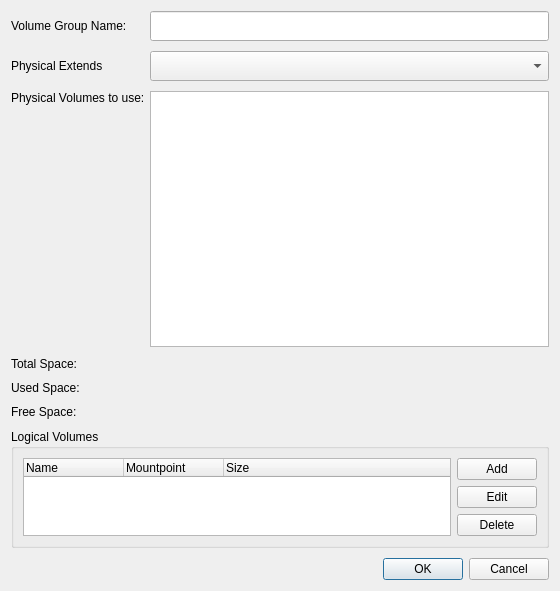
<?xml version="1.0" encoding="UTF-8"?>
<ui version="4.0">
 <class>VolumeGroupWidget</class>
 <widget class="QWidget" name="VolumeGroupWidget">
  <property name="geometry">
   <rect>
    <x>0</x>
    <y>0</y>
    <width>560</width>
    <height>591</height>
   </rect>
  </property>
  <property name="windowTitle">
   <string/>
  </property>
  <layout class="QGridLayout" name="gridLayout">
   <property name="horizontalSpacing">
    <number>5</number>
   </property>
   <property name="verticalSpacing">
    <number>10</number>
   </property>
   <item row="0" column="0">
    <widget class="QLabel" name="label">
     <property name="text">
      <string>Volume Group Name:</string>
     </property>
    </widget>
   </item>
   <item row="0" column="1" colspan="2">
    <widget class="QLineEdit" name="name">
     <property name="minimumSize">
      <size>
       <width>0</width>
       <height>30</height>
      </size>
     </property>
    </widget>
   </item>
   <item row="1" column="0">
    <widget class="QLabel" name="label_2">
     <property name="text">
      <string>Physical Extends</string>
     </property>
    </widget>
   </item>
   <item row="1" column="1" colspan="2">
    <widget class="QComboBox" name="physicalExtends">
     <property name="minimumSize">
      <size>
       <width>107</width>
       <height>30</height>
      </size>
     </property>
    </widget>
   </item>
   <item row="2" column="0">
    <widget class="QLabel" name="label_3">
     <property name="text">
      <string>Physical Volumes to use:</string>
     </property>
    </widget>
   </item>
   <item row="2" column="1" rowspan="2" colspan="2">
    <widget class="QListWidget" name="physicals">
     <property name="styleSheet">
      <string notr="true"/>
     </property>
    </widget>
   </item>
   <item row="3" column="0">
    <spacer name="verticalSpacer">
     <property name="orientation">
      <enum>Qt::Vertical</enum>
     </property>
     <property name="sizeHint" stdset="0">
      <size>
       <width>78</width>
       <height>98</height>
      </size>
     </property>
    </spacer>
   </item>
   <item row="4" column="0">
    <widget class="QLabel" name="label_6">
     <property name="text">
      <string>Total Space:</string>
     </property>
    </widget>
   </item>
   <item row="6" column="0">
    <widget class="QLabel" name="label_5">
     <property name="text">
      <string>Free Space:</string>
     </property>
    </widget>
   </item>
   <item row="8" column="0" colspan="3">
    <widget class="QGroupBox" name="groupBox">
     <property name="title">
      <string>Logical Volumes</string>
     </property>
     <layout class="QGridLayout" name="gridLayout_2">
      <item row="0" column="0" rowspan="3">
       <widget class="QTreeWidget" name="logicalVolumesTree">
        <property name="allColumnsShowFocus">
         <bool>false</bool>
        </property>
        <column>
         <property name="text">
          <string notr="true">Name</string>
         </property>
        </column>
        <column>
         <property name="text">
          <string>Mountpoint</string>
         </property>
        </column>
        <column>
         <property name="text">
          <string>Size</string>
         </property>
        </column>
       </widget>
      </item>
      <item row="0" column="1">
       <widget class="QPushButton" name="addButton">
        <property name="text">
         <string>Add</string>
        </property>
        <property name="icon">
         <iconset resource="../../data.qrc">
          <normaloff>:/gui/pics/list-add.png</normaloff>:/gui/pics/list-add.png</iconset>
        </property>
       </widget>
      </item>
      <item row="1" column="1">
       <widget class="QPushButton" name="editButton">
        <property name="text">
         <string>Edit</string>
        </property>
        <property name="icon">
         <iconset resource="../../data.qrc">
          <normaloff>:/gui/pics/document-edit.png</normaloff>:/gui/pics/document-edit.png</iconset>
        </property>
       </widget>
      </item>
      <item row="2" column="1">
       <widget class="QPushButton" name="deleteButton">
        <property name="text">
         <string>Delete</string>
        </property>
        <property name="icon">
         <iconset resource="../../data.qrc">
          <normaloff>:/gui/pics/draw-eraser.png</normaloff>:/gui/pics/draw-eraser.png</iconset>
        </property>
       </widget>
      </item>
     </layout>
    </widget>
   </item>
   <item row="9" column="2">
    <widget class="QDialogButtonBox" name="buttonBox">
     <property name="standardButtons">
      <set>QDialogButtonBox::Cancel|QDialogButtonBox::Ok</set>
     </property>
    </widget>
   </item>
   <item row="4" column="1" colspan="2">
    <widget class="QLabel" name="totalSpace">
     <property name="text">
      <string/>
     </property>
    </widget>
   </item>
   <item row="6" column="1" colspan="2">
    <widget class="QLabel" name="freeSpace">
     <property name="text">
      <string/>
     </property>
    </widget>
   </item>
   <item row="5" column="0">
    <widget class="QLabel" name="label_4">
     <property name="text">
      <string>Used Space:</string>
     </property>
    </widget>
   </item>
   <item row="5" column="1">
    <widget class="QLabel" name="usedSpace">
     <property name="text">
      <string/>
     </property>
    </widget>
   </item>
  </layout>
 </widget>
 <resources>
  <include location="../../data.qrc"/>
 </resources>
 <connections/>
</ui>
